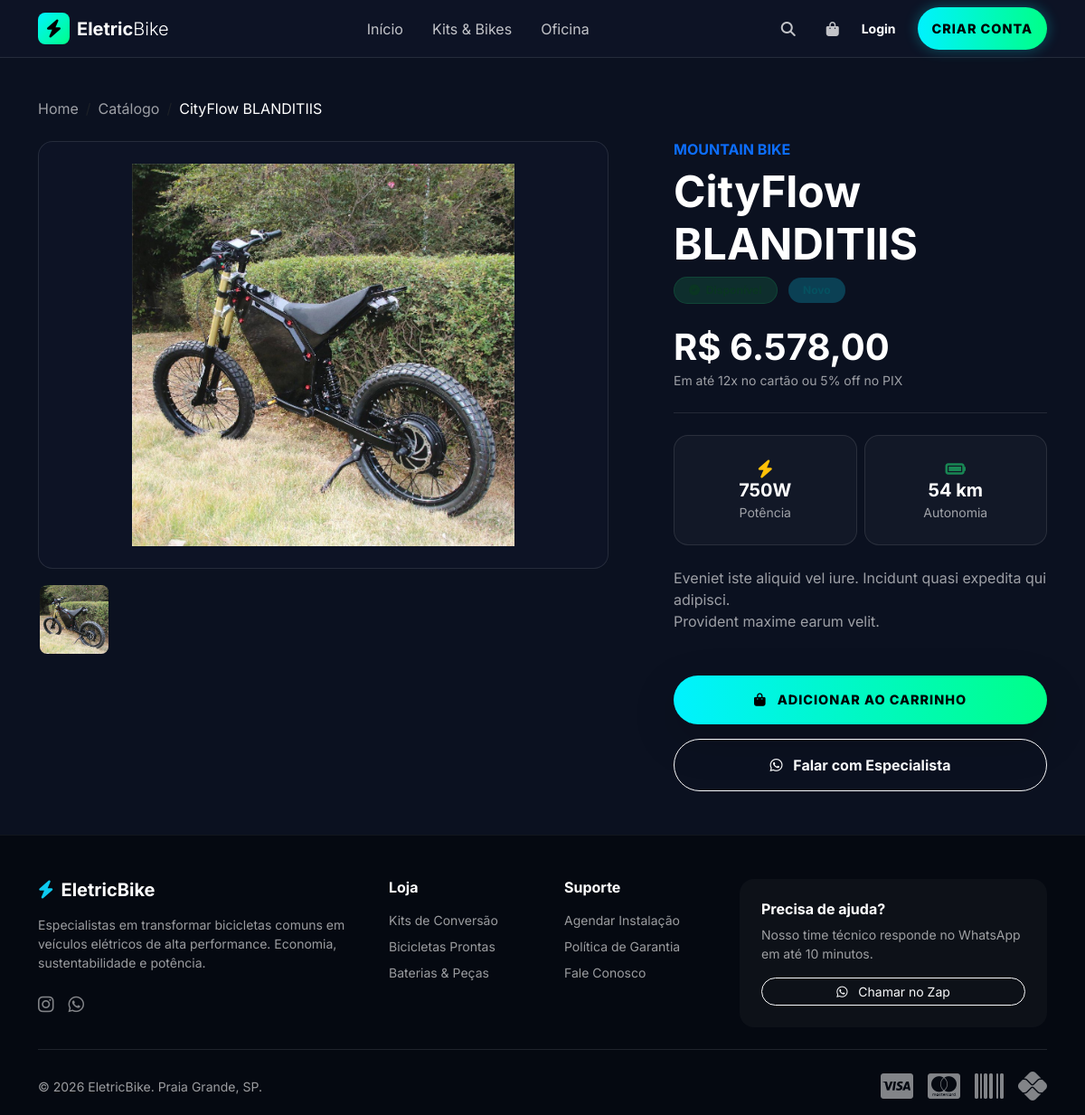
The page /assets/produto/24/ on the database its author committed.
### apps/Assets/models.py (models this page shows, shortened)
class Product(TimeStampedModel):
    TYPE_CHOICES = [
        ('BIKE', 'Bicicleta Elétrica'),     # Tem quadro, motor, bateria
        ('COMPONENT', 'Peça/Componente'),   # Plugs, Células, Controladores
        ('ACCESSORY', 'Acessório'),         # Capacetes, Trancas
        ('SERVICE', 'Serviço/Mão de Obra'), # Diagnóstico, Montagem
        ('KIT', 'Kit de Conversão'),        # Combo Motor + Bateria
    ]
    OWNERSHIP_CHOICES = [
        ('SHOP', 'Estoque da Loja (Venda)'),
        ('CUSTOMER', 'Pertence ao Cliente (Manutenção)'),
    ]
    CONDITION_CHOICES = [
        ('NEW', 'Novo'),
        ('USED', 'Seminovo/Usado'),
        ('OPEN_BOX', 'Open Box'),
        ('REFURBISHED', 'Recondicionado'),
    ]
    name = models.CharField("Nome", max_length=150)
    slug = models.SlugField(unique=True, blank=True)
    sku = models.CharField("SKU/Código", max_length=50, unique=True, blank=True, null=True, help_text="Código de barras ou interno")
    category = models.ForeignKey(Category, on_delete=models.SET_NULL, null=True, related_name='products')
    product_type = models.CharField("Tipo", max_length=20, choices=TYPE_CHOICES, default='COMPONENT')
    ownership = models.CharField("Propriedade", max_length=10, choices=OWNERSHIP_CHOICES, default='SHOP')
    condition = models.CharField("Condição", max_length=20, choices=CONDITION_CHOICES, default='NEW')
    description = models.TextField("Descrição Detalhada", blank=True)
    short_description = models.CharField("Resumo", max_length=200, blank=True, help_text="Para exibição em cards")
    cost_price = models.DecimalField("Preço de Custo", max_digits=10, decimal_places=2, null=True, blank=True)
    selling_price = models.DecimalField("Preço de Venda", max_digits=10, decimal_places=2, null=True, blank=True)
    stock_quantity = models.IntegerField("Estoque Atual", default=0)
    min_stock_alert = models.IntegerField("Alerta Mínimo", default=2)
    is_active = models.BooleanField(default=True)
    is_featured = models.BooleanField("Destaque na Home", default=False)
    main_image = models.ImageField("Imagem Capa", upload_to='products/main/', null=True, blank=True)
    @property
    def cover_image_url(self):
        if self.main_image:
            return self.main_image.url
        first_gallery_image = self.images.first()
        if first_gallery_image:
            return first_gallery_image.image.url
        return None

class ProductImage(models.Model):
    product = models.ForeignKey(Product, on_delete=models.CASCADE, related_name='images')
    image = models.ImageField(upload_to='products/gallery/')
    order = models.PositiveIntegerField(default=0)
    class Meta:
        ordering = ['order']

class Category(TimeStampedModel):
    name = models.CharField(max_length=50)
    slug = models.SlugField(unique=True, blank=True, help_text="Usado na URL (ex: /pecas/eletrica)")
    parent = models.ForeignKey('self', on_delete=models.SET_NULL, null=True, blank=True, related_name='subcategories')
    icon_class = models.CharField(max_length=50, blank=True, help_text="Classe do ícone (ex: fas fa-bolt)")
    is_service = models.BooleanField(default=False, help_text="Categoria exclusiva para mão de obra?")
    class Meta:
        verbose_name = "Categoria"
        verbose_name_plural = "Categorias"

class TechnicalSpec(models.Model):
    product = models.OneToOneField(Product, on_delete=models.CASCADE, related_name='specs')
    voltage = models.DecimalField("Voltagem (V)", max_digits=5, decimal_places=1, null=True, blank=True, help_text="Ex: 36, 48, 52, 60, 72")
    amperage = models.DecimalField("Amperagem/Capacidade (Ah)", max_digits=6, decimal_places=2, null=True, blank=True)
    wattage = models.IntegerField("Potência (W)", null=True, blank=True, help_text="Potência nominal do motor ou pico")
    weight = models.DecimalField("Peso (kg)", max_digits=6, decimal_places=2, null=True, blank=True)
    dimensions = models.CharField("Dimensões", max_length=100, blank=True, help_text="Ex: 10x5x2 cm ou Aro 29")
    material = models.CharField("Material", max_length=50, blank=True, help_text="Ex: Alumínio 6061, Nylon, Li-Ion")
    max_speed = models.IntegerField("Velocidade Máx (km/h)", null=True, blank=True)
    range_estimate = models.CharField("Autonomia Estimada", max_length=50, blank=True)
    charging_time = models.CharField("Tempo de Recarga", max_length=50, blank=True)
    class Meta:
        verbose_name = "Especificação Técnica"

### apps/Assets/views.py (the view)
# urls.py: path('produto/<int:pk>/', views.bike_detail, name='bike_detail'),
def bike_detail(request, pk):
    product = get_object_or_404(
        Product.objects.select_related('category', 'specs').prefetch_related('images'),
        pk=pk
    )
    related_queryset = Product.objects.filter(
        category=product.category,
        is_active=True,
        ownership='SHOP'
    ).exclude(pk=pk)
    if product.product_type == 'BIKE':
        related_queryset = related_queryset.filter(product_type='BIKE')
    related_products = related_queryset.order_by('?')[:3]
    context = {
        'bike': product,
        'related_bikes': related_products
    }
    return render(request, 'public/bike_detail.html', context)

### apps/Staff/models.py (called while the page is built)
    @classmethod
    def get_solo(cls):
        obj, created = cls.objects.get_or_create(pk=1)
        return obj

### Templates/public/bike_detail.html (shortened to what this page needs)
{% extends 'base.html' %}
{% load humanize %}
{% block content %}
<div class="container py-5">
    <nav aria-label="breadcrumb" class="mb-4">
        <ol class="breadcrumb">
            <li class="breadcrumb-item"><a href="{% url 'home' %}" class="text-muted text-decoration-none">Home</a></li>
            <li class="breadcrumb-item"><a href="{% url 'bike_catalog' %}" class="text-muted text-decoration-none">Catálogo</a></li>
            <li class="breadcrumb-item active text-white" aria-current="page">{{ bike.name }}</li>
        </ol>
    </nav>
    <div class="row g-5">
        <div class="col-lg-7">
<div class="position-relative bg-glass rounded-4 overflow-hidden mb-3 border border-light border-opacity-10 d-flex align-items-center justify-content-center" style="aspect-ratio: 4/3;">
    {% with cover_url=bike.cover_image_url %}
        {% if cover_url %}
            <img id="mainImage" src="{{ cover_url }}" alt="{{ bike.name }}" class="img-fluid object-fit-contain w-100 h-100 p-4 transition-opacity duration-300">
        {% else %}
            <i class="fas fa-image fa-4x text-muted opacity-25"></i>
        {% endif %}
    {% endwith %}
</div>
            <div class="d-flex gap-2 overflow-auto pb-2">
                {% for img in bike.images.all %}
                    <img src="{{ img.image.url }}" class="gallery-thumb" width="80" height="80" style="object-fit: cover;" onclick="changeImage(this)">
                {% endfor %}
            </div>
        </div>
        <div class="col-lg-5">
            <div class="ps-lg-4">
                <h6 class="text-primary fw-bold text-uppercase ls-1 mb-2">{{ bike.category.name }}</h6>
                <h1 class="display-5 fw-bold text-white mb-2">{{ bike.name }}</h1>
                <div class="mb-4">
                    {% if bike.stock_quantity > 0 or bike.product_type == 'SERVICE' %}
                        <span class="badge bg-success bg-opacity-25 text-success-emphasis border border-success border-opacity-25 px-3 py-2 rounded-pill">
                            <i class="fas fa-check-circle me-1"></i> Disponível
                        </span>
                    {% else %}
                        <span class="badge bg-danger bg-opacity-25 text-danger-emphasis border border-danger border-opacity-25 px-3 py-2 rounded-pill">
                            <i class="fas fa-times-circle me-1"></i> Indisponível
                        </span>
                    {% endif %}
                    {% if bike.condition == 'NEW' %}
                        <span class="badge bg-info bg-opacity-25 text-info-emphasis px-3 py-2 rounded-pill ms-2">Novo</span>
                    {% endif %}
                </div>
                <div class="mb-4 pb-4 border-bottom border-light border-opacity-10">
                    <h2 class="display-6 fw-bold text-white mb-0">R$ {{ bike.selling_price|intcomma }}</h2>
                    <small class="text-muted">Em até 12x no cartão ou 5% off no PIX</small>
                </div>
                {% if bike.specs %}
                <div class="row g-2 mb-4">
                    {% if bike.specs.wattage %}
                    <div class="col-6">
                        <div class="spec-card">
                            <i class="fas fa-bolt text-warning fa-lg mb-2"></i>
                            <h5 class="fw-bold text-white m-0">{{ bike.specs.wattage }}W</h5>
                            <small class="text-muted">Potência</small>
                        </div>
                    </div>
                    {% endif %}
                    {% if bike.specs.range_estimate %}
                    <div class="col-6">
                        <div class="spec-card">
                            <i class="fas fa-battery-full text-success fa-lg mb-2"></i>
                            <h5 class="fw-bold text-white m-0">{{ bike.specs.range_estimate }}</h5>
                            <small class="text-muted">Autonomia</small>
                        </div>
                    </div>
                    {% endif %}
                </div>
                {% endif %}
                <p class="text-muted mb-5">{{ bike.description|linebreaksbr }}</p>
                <div class="d-grid gap-3">
                    {% if bike.stock_quantity > 0 or bike.product_type == 'SERVICE' %}
                        <form action="{% url 'cart_add' bike.id %}" method="post">
                            <button type="submit" class="btn btn-neon w-100 py-3 shadow-lg">
                                <i class="fas fa-shopping-bag me-2"></i> Adicionar ao Carrinho
                            </button>
                        </form>
                        <a href="https://wa.me/5513999999999?text=Tenho interesse na {{ bike.name }}" target="_blank" class="btn btn-outline-light w-100 py-3 rounded-pill fw-bold border-opacity-25">
                            <i class="fab fa-whatsapp me-2"></i> Falar com Especialista
                        </a>
                    {% else %}
                        <button class="btn btn-secondary w-100 py-3 rounded-pill opacity-50" disabled>Produto Indisponível</button>
                    {% endif %}
                </div>
            </div>
        </div>
    </div>
</div>
{% endblock %}

### Templates/base.html (style rules this page uses)
:root { --primary: #00f2ff; --secondary: #00ff88; --dark-bg: #0b1120; --card-bg: #1e293b; --text-main: #f8fafc; --text-muted: #94a3b8; --glass-border: 1px solid rgba(255, 255, 255, 0.1); --glass-shadow: 0 8px 32px 0 rgba(0, 0, 0, 0.37); --glass-bg: rgba(15, 23, 42, 0.6); --navbar-height: 60px; }
body { font-family: 'Inter', sans-serif; background-color: var(--dark-bg); color: var(--text-main); overflow-x: hidden; -webkit-font-smoothing: antialiased; padding-top: var(--navbar-height); }
body { color: #f1f5f9 !important; }
.text-muted { color: rgba(255, 255, 255, 0.6) !important; }
h1, h2, h3, h4, h5, h6, .h1, .h2, .h3, .h4, .h5, .h6 { color: #ffffff !important; }
a { color: var(--primary); text-decoration: none; transition: 0.3s; }
.bg-glass { background: var(--glass-bg); backdrop-filter: blur(12px); -webkit-backdrop-filter: blur(12px); border-bottom: var(--glass-border); }
.btn-neon { background: linear-gradient(90deg, var(--primary), var(--secondary)); border: none; color: #000; font-weight: 800; padding: 0.8rem 2rem; border-radius: 50px; text-transform: uppercase; letter-spacing: 1px; font-size: 0.9rem; transition: all 0.3s ease; box-shadow: 0 0 15px rgba(0, 242, 255, 0.3); }

### Templates/public/bike_detail.html (style rules this page uses)
.spec-card { background: rgba(255, 255, 255, 0.03); border: 1px solid rgba(255, 255, 255, 0.1); border-radius: 16px; padding: 1.5rem; text-align: center; transition: transform 0.3s; }
.gallery-thumb { cursor: pointer; border: 2px solid transparent; border-radius: 10px; transition: all 0.2s; }

### rows shown on the page
Product: name "CityFlow BLANDITIIS", category.name "MOUNTAIN BIKE", selling_price "6.578,00", specs.wattage "750", specs.range_estimate "54 km", description "Eveniet iste aliquid vel iure. Incidunt quasi expedita qui adipisci. Provident maxime earum velit."
ProductImage: image (picture)
